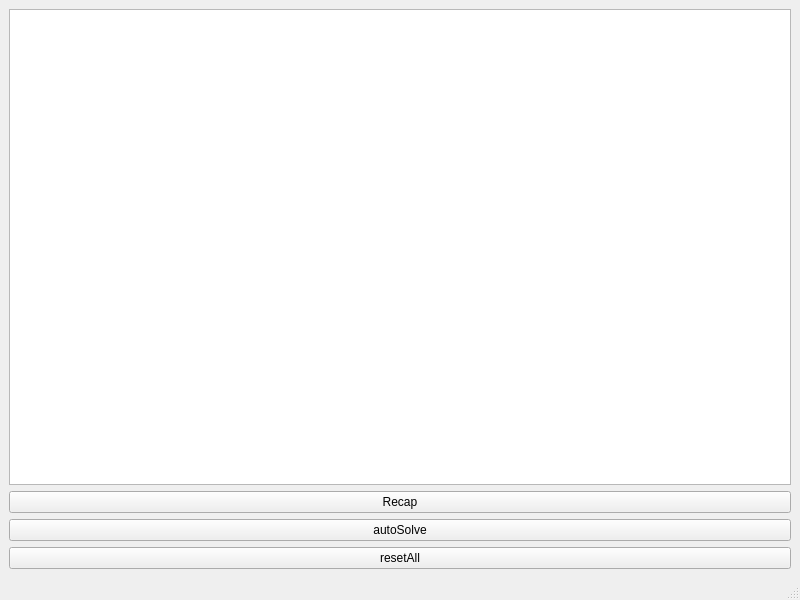
<?xml version="1.0" encoding="UTF-8"?>
<ui version="4.0">
 <class>MainWindow</class>
 <widget class="QMainWindow" name="MainWindow">
  <property name="geometry">
   <rect>
    <x>0</x>
    <y>0</y>
    <width>800</width>
    <height>600</height>
   </rect>
  </property>
  <property name="minimumSize">
   <size>
    <width>800</width>
    <height>600</height>
   </size>
  </property>
  <property name="windowTitle">
   <string>Royal Tour</string>
  </property>
  <widget class="QWidget" name="centralwidget">
   <layout class="QVBoxLayout" name="verticalLayout_2">
    <item>
     <layout class="QVBoxLayout" name="verticalLayout">
      <item>
       <widget class="QGraphicsView" name="graphicsView">
        <property name="enabled">
         <bool>true</bool>
        </property>
        <property name="minimumSize">
         <size>
          <width>400</width>
          <height>400</height>
         </size>
        </property>
       </widget>
      </item>
      <item>
       <widget class="QPushButton" name="recap">
        <property name="text">
         <string>Recap</string>
        </property>
       </widget>
      </item>
      <item>
       <widget class="QPushButton" name="autoSolve">
        <property name="text">
         <string>autoSolve</string>
        </property>
       </widget>
      </item>
      <item>
       <widget class="QPushButton" name="resetAll">
        <property name="text">
         <string>resetAll</string>
        </property>
       </widget>
      </item>
     </layout>
    </item>
   </layout>
  </widget>
  <widget class="QMenuBar" name="menubar">
   <property name="geometry">
    <rect>
     <x>0</x>
     <y>0</y>
     <width>800</width>
     <height>21</height>
    </rect>
   </property>
  </widget>
  <widget class="QStatusBar" name="statusbar"/>
 </widget>
 <resources/>
 <connections/>
</ui>
